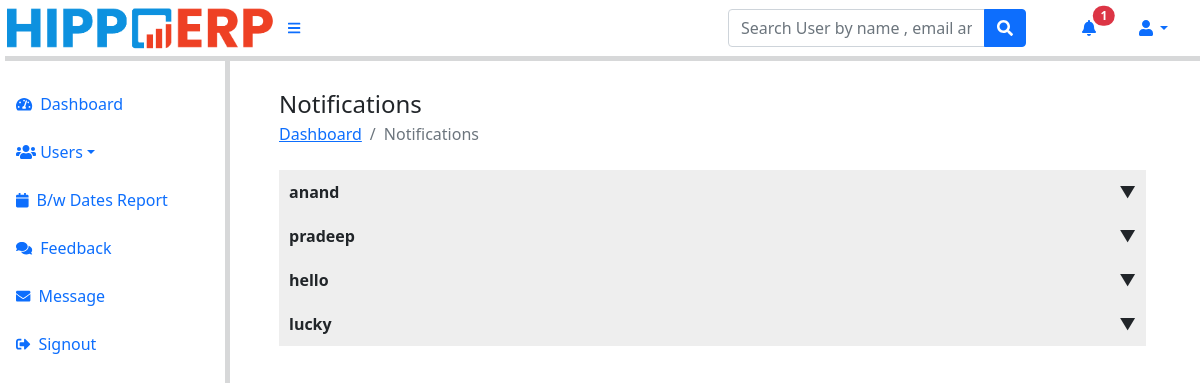
The page /admin/bell-alerts.php (signed in) on the database its author committed.
### tables this page shows
CREATE TABLE `comments` (
  `id` int NOT NULL,
  `comment_subject` varchar(250) DEFAULT NULL,
  `comment_text` text,
  `date_created` datetime DEFAULT NULL,
  `is_read` tinyint(1) DEFAULT NULL,
  `comment_status` int DEFAULT NULL
);

### admin/bell-alerts.php (the view, shortened to what this page needs)
?><!DOCTYPE html>
<html lang="en">
<head>
        <link href="https://cdn.jsdelivr.net/npm/simple-datatables@latest/dist/style.css" rel="stylesheet" />
        <link href="../css/styles.css" rel="stylesheet" />
</head>
<body class="sb-nav-fixed">
     <?php include_once('../../includes/navbar.php');?>
        <div id="layoutSidenav">
        <div id="layoutSidenav_content">
        <?php include_once('../../includes/sidebar.php');?>
        <main>
<div class="container-fluid px-4">
                          <h4 class="modal-title" style="padding:0px;">Notifications</h4>
                           <ol class="breadcrumb mb-4">
                            <li class="breadcrumb-item"><a href="dashboard.php">Dashboard</a></li>
                            <li class="breadcrumb-item active">Notifications </li>
                        </ol>
<div class="accordion">
     <?php
    $notifications = mysqli_query($conn, "SELECT * FROM comments ORDER BY date_created DESC");
    while ($row = mysqli_fetch_assoc($notifications)) {
      $class = $row['is_read'] ? 'read' : 'unread';
      $icon = $row['is_read'] ? '&#9650' : '&#9660';
       $style = $row['is_read'] ? '' : 'font-weight:bold;';
      echo '<div class="accordion-header ' . $class . '" onclick="toggleAccordion(this)" style="' . $style . '">' . $row['comment_subject'] . '<span class="accordion-icon">' . $icon . '</span></div>';
    }
  ?>
</div>
</div>
</main>
</div>
</div>
</body>
</html>

### admin/bell-alerts.php (style rules this page uses)
.accordion-header { cursor: pointer; background-color: #eee; padding: 10px; position: relative; }
.accordion-icon { position: absolute; right: 10px; top: 50%; transform: translateY(-50%); }

### rows shown on the page
comments: comment_subject "anand", is_read "▼"
comments: comment_subject "pradeep", is_read "▼"
comments: comment_subject "hello", is_read "▼"
comments: comment_subject "lucky", is_read "▼"

### other values the page prints
$count "1"
